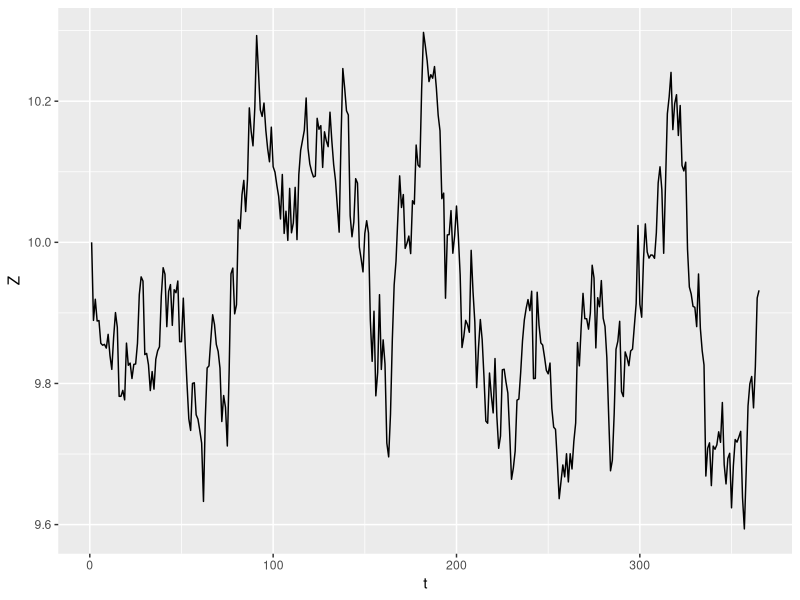
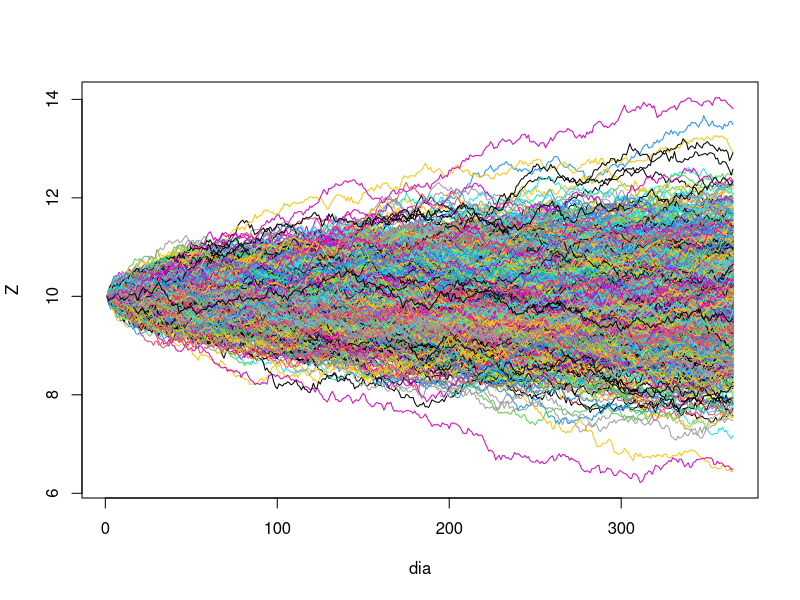
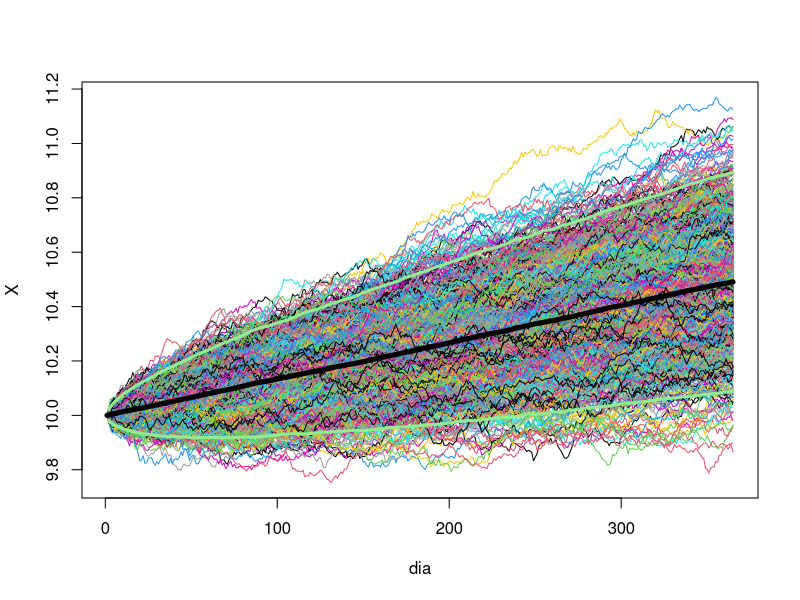
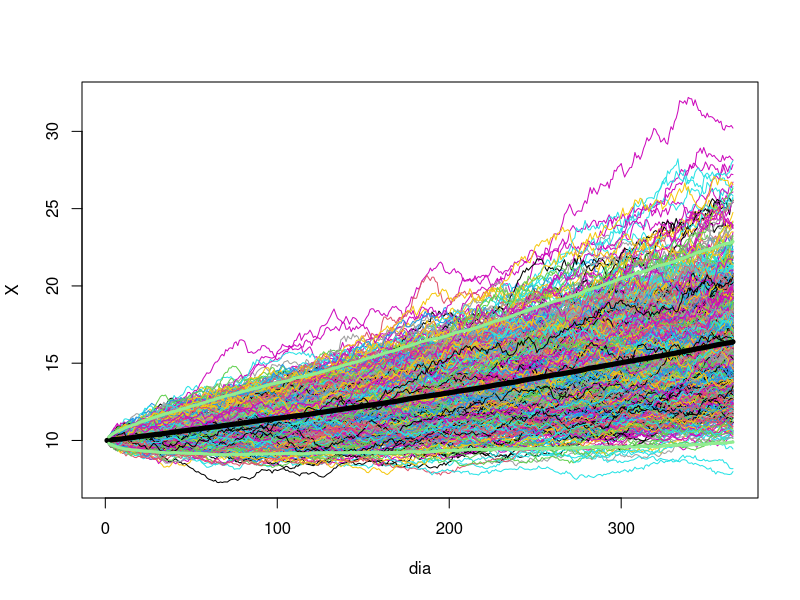

These figures' R source, in order:
#Movimiento browniano------------------------------------------------------------
Z0 <- 10
dt <- 1/365 #o 252, ahora discutimos
eps <- rnorm(1) #es para simular 1 solo valor
Z1 <- Z0 + eps * sqrt(dt)
Z1

#si simulo 1000 valores
eps <- rnorm(1000) 
Z1 <- Z0 + eps * sqrt(dt)
mean(Z1) #tiende a Z0, pero hay un margen de error por ser una simulación
sd(Z1) #tiende a sqrt(dt)
sqrt(dt)

diferenciaMean <- Z0 - mean(Z1)
diferenciaSd <- sqrt(dt) - sd(Z1)
diferenciaSd

library(tidyverse)
Z <- tibble(Z= c(Z0,rep(NA,364))) #construirlo con matrix 
for (i in 2:365){
  Z[i,1] = Z[i-1,1] + rnorm(1)*sqrt(dt)
}
Z

df = tibble(t= 1:365, Z= Z$Z) 
ggplot(df, aes(x=t, y=Z))+
  geom_line()

#ahora generamos para 1000
nsimu=1000
Z<-matrix(NA, ncol=365,nrow=nsimu) #col=fechas, row=simu
Z[,1] <- Z0

for (i in 1:nsimu){ #simu de simulaciones
  for (t in 2:365){
  Z[i,t] = Z[i,t-1] + rnorm(1)*sqrt(dt) #simu de tiempo
  }
}


plot(1:365,Z[1,],
     type="l",ylim=c(min(Z),max(Z)),
     ylab="Z", xlab="dia") #grafica el primer camino

for (i in 2:nsimu){
  lines(1:365,Z[i,],col=trunc(runif(1)*nsimu)) #el trunc es 1 color aleatorio
}

mean(Z[,365]) #es aprox Z0
sd(Z[,365]) #es aprox 1, por ser 1 año, porque suma todos los dt

sd(Z[,182]) #el desvio en medio año
sqrt(0.5) #debería ser similar a esto

#esto no sirve, porque los precios tienen una tendencia

#Movimiento browniano generalizado------------------------------------------------------------
#ahora generamos para 1000
nsimu=1000
X<-matrix(NA, ncol=365,nrow=nsimu) #col=fechas, row=simu
X[,1] <- Z0

#"a" es cuanto aumenta en cada time step, es en terminos anuales
a <- 0.5 #aumenta 50 cvos por día
#"b" cuanto es la desviacion estandar en cada time step
b <- 0.2 #aumenta 20 cvos por día

for (i in 1:nsimu){ #simu de simulaciones
  for (t in 2:365){
    X[i,t] = X[i,t-1] + (a*dt + b* rnorm(1)*sqrt(dt)) #el delta Z es el rnorm*sqrt
  }
}


plot(1:365,X[1,],
     type="l",ylim=c(min(X),max(X)),
     ylab="X", xlab="dia") #grafica el primer camino

for (i in 2:nsimu){
  lines(1:365,X[i,],col=trunc(runif(1)*nsimu)) #el trunc es 1 color aleatorio
}

mean(X[,365]) #es aprox Z0 + a*T (T=1)
sd(X[,365]) #es aprox b*T, por ser 1 año, porque suma todos los dt
colMeans(X) #calcula la media de cada columna

lines(1:365,colMeans(X),lwd=5,col="black") #dibuja la linea de media para cada time step 

SD <- matrix(NA,ncol=365,nrow=1)
for (t in 2:365){
  SD[1,t] = sd(X[,t])
}
#IC a 96% de confianza con los +/- 2SD
lines(1:365,colMeans(X)+2*SD,lwd=3,col="lightgreen")
lines(1:365,colMeans(X)-2*SD,lwd=3,col="lightgreen")

#desventaja: admite precios negativos

#movimiento geometrico browniano
nsimu=1000
X<-matrix(NA, ncol=365,nrow=nsimu) #col=fechas, row=simu
X[,1] <- Z0

#"a" es cuanto aumenta en cada time step, es en terminos anuales
mu <- 0.5 #aumenta 50 cvos por día
#"b" cuanto es la desviacion estandar en cada time step
sigma <- 0.2 #aumenta 20 cvos por día

for (i in 1:nsimu){ #simu de simulaciones
  for (t in 2:365){
    X[i,t] = X[i,t-1] + (mu*X[i,t-1]*dt + sigma*X[i,t-1]* rnorm(1)*sqrt(dt)) #el delta Z es el rnorm*sqrt
  }
}


plot(1:365,X[1,],
     type="l",ylim=c(min(X),max(X)),
     ylab="X", xlab="dia") #grafica el primer camino

for (i in 2:nsimu){
  lines(1:365,X[i,],col=trunc(runif(1)*nsimu)) #el trunc es 1 color aleatorio
}

mean(X[,365]) #es aprox Z0 + a*T (T=1)
sd(X[,365]) #es aprox b*T, por ser 1 año, porque suma todos los dt
colMeans(X) #calcula la media de cada columna

lines(1:365,colMeans(X),lwd=5,col="black") #dibuja la linea de media para cada time step 

SD <- matrix(NA,ncol=365,nrow=1)
for (t in 2:365){
  SD[1,t] = sd(X[,t])
}
#IC a 96% de confianza con los +/- 2SD
lines(1:365,colMeans(X)+2*SD,lwd=3,col="lightgreen")
lines(1:365,colMeans(X)-2*SD,lwd=3,col="lightgreen")

#tiene una tendencia "exponencial"
